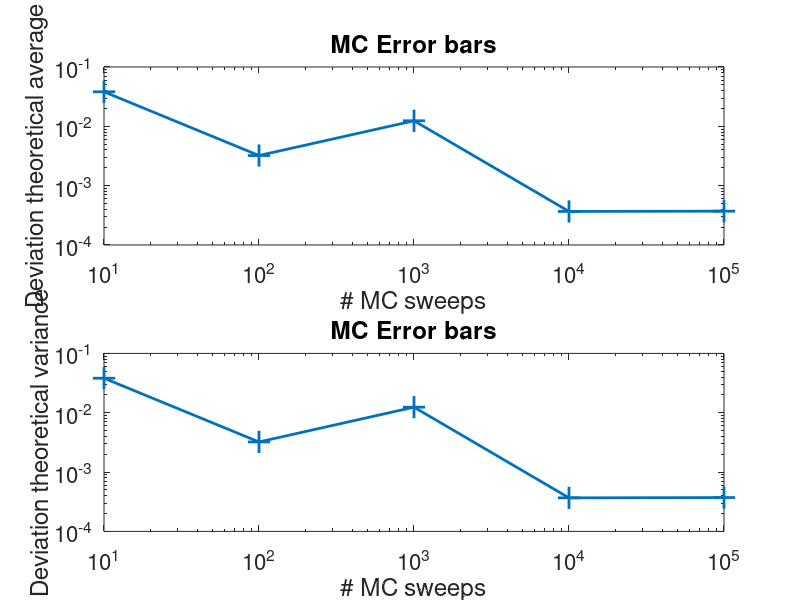

Recreate this plot in MATLAB.
clear all
format compact
format short

% set the seed / starting bit patterin for the random
% number generator to 42 
rand('seed',42) 
% don't expect the same requence of random numbers as 
% for the python programs
      
nexpo=5
for iexpo=1:nexpo
  ntimes=10^iexpo;
  randvec=rand(ntimes,1);
  mean_vec(iexpo)=mean(randvec);
  var_vec(iexpo)=var(randvec);
  ntimes_vec(iexpo)=ntimes;
end
format long
average_diff=abs(mean_vec-.5)
variance_diff=abs(var_vec-(1/12))

subplot(2,1,1)
loglog(ntimes_vec,average_diff,'+-','Linewidth',2,'Markersize',16)
xlabel('# MC sweeps')
ylabel('Deviation theoretical average')
title('MC Error bars')
set(gca,'Fontsize',16)

subplot(2,1,2)
loglog(ntimes_vec,average_diff,'+-','Linewidth',2,'Markersize',16)
xlabel('# MC sweeps')
ylabel('Deviation theoretical variance')
title('MC Error bars')
set(gca,'Fontsize',16)

return




